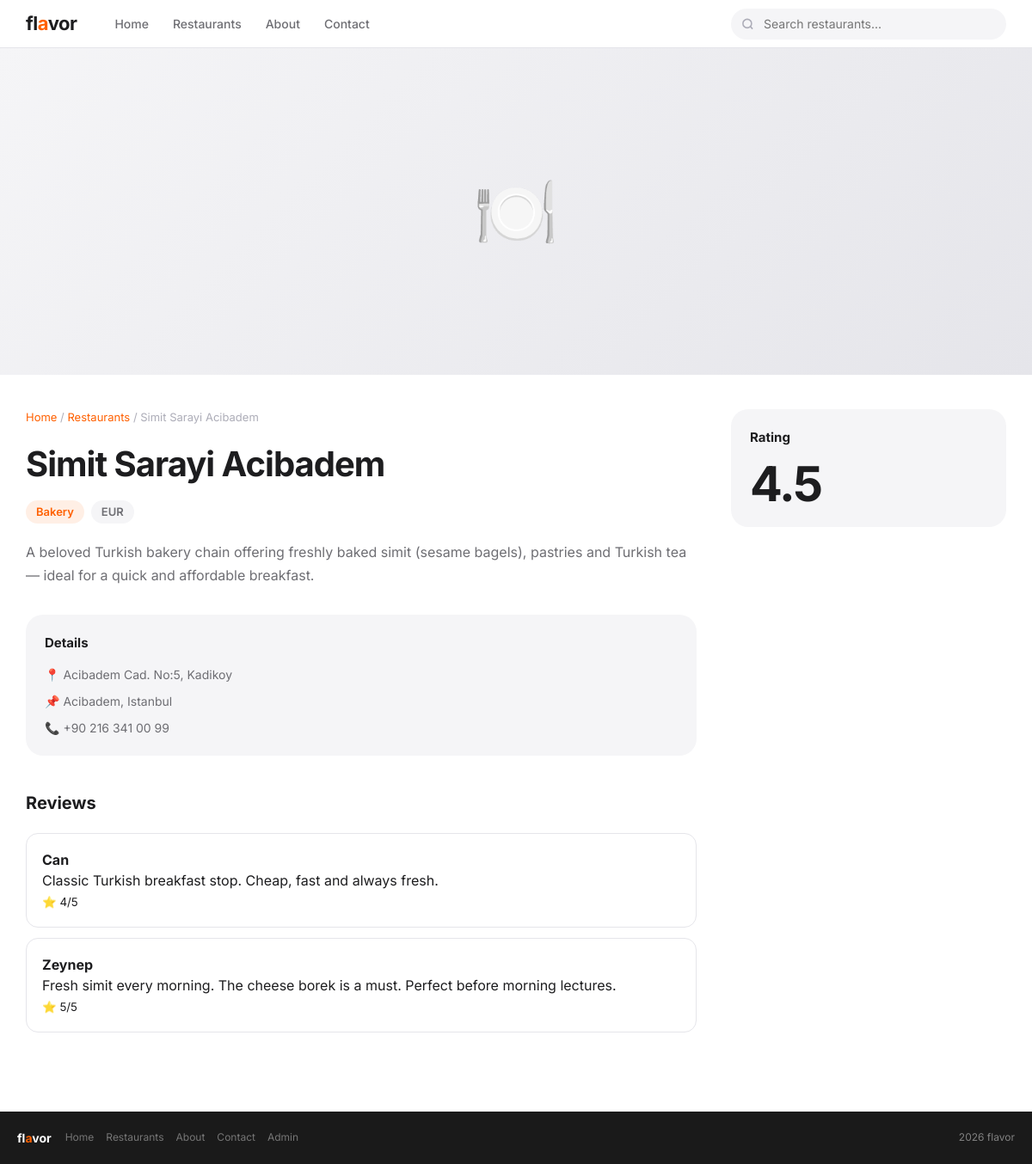
/restaurants/10/, run on the app's committed database.
### restaurants/models.py (models this page shows, shortened)
class Restaurant(models.Model):
    name = models.CharField(max_length=200)
    description = models.TextField()
    address = models.CharField(max_length=300)
    phone = models.CharField(max_length=20)
    price_range = models.CharField(max_length=1, choices=PRICE_CHOICES, default='2')
    category = models.ForeignKey(Category, on_delete=models.SET_NULL, null=True)
    location = models.ForeignKey(Location, on_delete=models.SET_NULL, null=True)
    created_at = models.DateTimeField(auto_now_add=True)
    def average_rating(self):
        avg = self.reviews.aggregate(avg=Avg('rating'))['avg']
        return round(avg, 1) if avg else None
    def price_display(self):
        return dict(PRICE_CHOICES).get(self.price_range, 'EUR EUR')

class Category(models.Model):
    name = models.CharField(max_length=100)
    class Meta:
        verbose_name_plural = 'Categories'
    def __str__(self):
        return self.name

class Location(models.Model):
    city = models.CharField(max_length=100)
    district = models.CharField(max_length=100)
    def __str__(self):
        return f'{self.district}, {self.city}'

class Review(models.Model):
    restaurant = models.ForeignKey(Restaurant, on_delete=models.CASCADE, related_name='reviews')
    author = models.CharField(max_length=100)
    rating = models.IntegerField(choices=[(i, i) for i in range(1, 6)])
    text = models.TextField()
    created_at = models.DateTimeField(auto_now_add=True)

### restaurants/views.py (the view)
# urls.py: path('restaurants/<int:pk>/', views.restaurant_detail, name='restaurant_detail'),
def restaurant_detail(request, pk):
    restaurant = get_object_or_404(Restaurant, pk=pk)
    reviews = restaurant.reviews.all().order_by('-created_at')
    return render(request, 'restaurants/detail.html', {'restaurant': restaurant, 'reviews': reviews})

### templates/restaurants/detail.html (shortened to what this page needs)
{% extends 'base.html' %}
{% block content %}
<div class="detail-hero">
    <div class="detail-hero-ph">🍽️</div>
</div>
<div class="detail-wrap">
    <div>
        <div class="breadcrumb">
            <a href="{% url 'home' %}">Home</a> /
            <a href="{% url 'restaurant_list' %}">Restaurants</a> /
            {{ restaurant.name }}
        </div>
        <h1 class="detail-name">{{ restaurant.name }}</h1>
        <div class="detail-tags">
            <span class="tag tag-cat">{{ restaurant.category }}</span>
            <span class="tag tag-price">{{ restaurant.price_display }}</span>
        </div>
        <p class="detail-desc">{{ restaurant.description }}</p>
        <div class="info-card">
            <h4>Details</h4>
            <div class="info-row">📍 {{ restaurant.address }}</div>
            <div class="info-row">📌 {{ restaurant.location }}</div>
            <div class="info-row">📞 {{ restaurant.phone }}</div>
        </div>
        <div class="reviews-section">
            <div class="reviews-title">Reviews</div>
            {% if reviews %}
                {% for review in reviews %}
                    <div class="review-card">
                        <strong>{{ review.author }}</strong>
                        <p>{{ review.text }}</p>
                        <small>⭐ {{ review.rating }}/5</small>
                    </div>
                {% endfor %}
            {% else %}
                <p>No reviews yet</p>
            {% endif %}
        </div>
    </div>
    <aside>
        <div class="info-card">
            <h4>Rating</h4>
            {% with avg=restaurant.average_rating %}
                {% if avg %}
                    <div class="rating-num">{{ avg }}</div>
                {% else %}
                    <p>Not rated yet</p>
                {% endif %}
            {% endwith %}
        </div>
    </aside>
</div>
{% endblock %}

### static/css/style.css (style rules this page uses)
:root { --font: "Inter", -apple-system, BlinkMacSystemFont, "Segoe UI", Roboto, Helvetica, Arial, sans-serif; --text: #1d1d1f; --text-2: #6e6e73; --text-3: #adadb8; --bg: #ffffff; --bg-2: #f5f5f7; --bg-3: #fafafa; --border: #e5e5ea; --accent: #ff6000; --accent-dk: #e05500; --green: #34c759; --nav-h: 56px; --r: 14px; --r-lg: 20px; --shadow: 0 2px 12px rgba(0,0,0,0.07); --shadow-lg: 0 8px 32px rgba(0,0,0,0.10); }
*, *::before, *::after { box-sizing: border-box; margin: 0; padding: 0; }
html { scroll-behavior: smooth; height: 100%; }
body { font-family: var(--font); color: var(--text); background: var(--bg); -webkit-font-smoothing: antialiased; line-height: 1.5; min-height: 100vh; display: flex; flex-direction: column; }
a { text-decoration: none; color: inherit; }
.detail-hero { height: 380px; background: var(--bg-2); overflow: hidden; position: relative; }
.detail-hero-ph { height: 100%; display: flex; align-items: center; justify-content: center; font-size: 80px; background: linear-gradient(135deg, #f5f5f7, #e5e5ea); }
.detail-wrap { max-width: 1180px; margin: 0 auto; padding: 40px 20px 80px; display: grid; grid-template-columns: 1fr 320px; gap: 40px; align-items: start; }
.breadcrumb { font-size: 13px; color: var(--text-3); margin-bottom: 14px; }
.breadcrumb a { color: var(--accent); }
.detail-name { font-size: clamp(26px, 4vw, 40px); font-weight: 700; letter-spacing: -1px; margin-bottom: 12px; }
.detail-tags { display: flex; gap: 8px; flex-wrap: wrap; margin-bottom: 20px; }
.tag { display: inline-flex; align-items: center; gap: 4px; padding: 4px 12px; border-radius: 50px; font-size: 13px; font-weight: 600; }
.tag-cat { background: rgba(255,96,0,0.1); color: var(--accent); }
.tag-price { background: var(--bg-2); color: var(--text-2); }
.detail-desc { font-size: 16px; color: var(--text-2); line-height: 1.7; margin-bottom: 32px; }
.info-card { background: var(--bg-2); border-radius: var(--r-lg); padding: 22px; margin-bottom: 16px; }
.info-card h4 { font-size: 15px; font-weight: 700; margin-bottom: 14px; }
.info-row { display: flex; gap: 10px; font-size: 14px; color: var(--text-2); margin-bottom: 10px; align-items: flex-start; }
.info-row:last-child { margin-bottom: 0; }
.rating-num { font-size: 56px; font-weight: 700; letter-spacing: -2px; color: var(--text); line-height: 1; }
.reviews-section { margin-top: 40px; }
.reviews-title { font-size: 20px; font-weight: 700; margin-bottom: 20px; }
.review-card { border: 1px solid var(--border); border-radius: var(--r); padding: 18px; margin-bottom: 12px; }

### data on the page
Restaurant: name "Simit Sarayi Acibadem", category "Bakery", price_display "EUR", description "A beloved Turkish bakery chain offering freshly baked simit (sesame bagels), pastries and Turkish tea — ideal for a quick and affordable breakfast.", address "Acibadem Cad. No:5, Kadikoy", location "Acibadem, Istanbul", phone "+90 216 341 00 99"
Review: author "Can", text "Classic Turkish breakfast stop. Cheap, fast and always fresh.", rating "4"
Review: author "Zeynep", text "Fresh simit every morning. The cheese borek is a must. Perfect before morning lectures.", rating "5"

### other printed values
{{ avg }} "4.5"
